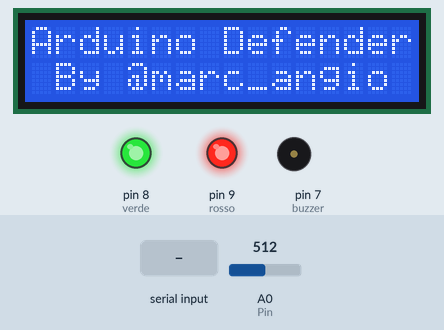
This sketch was run on a simulated Arduino Uno, built with avr-gcc and run on an emulated ATmega328P. On the bench: 16×2 character LCD, output pins drawn as LEDs (lit = HIGH), buzzer (waves = sounding). The inputs (shaded band) are chosen by the test bench; at power-on: A0 (Pin) = 512.

Above: at 1.2 s.
1.3 s: "A" received over Serial
At 2.5 s:
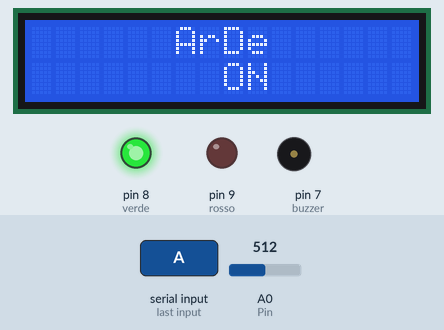
2.8 s: A0 (Pin) set to 105
4.3 s: A0 (Pin) set to 90
At 4.8 s:
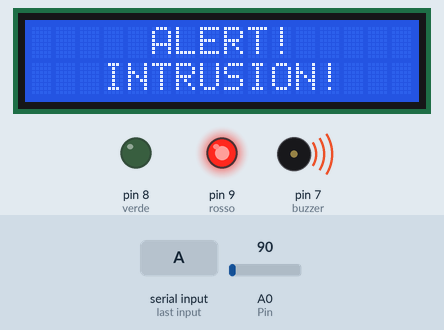
5.8 s: "a" received over Serial
At 7.0 s:
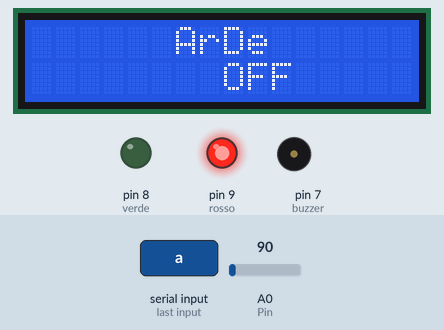
7.3 s: "B" received over Serial
At 8.5 s:
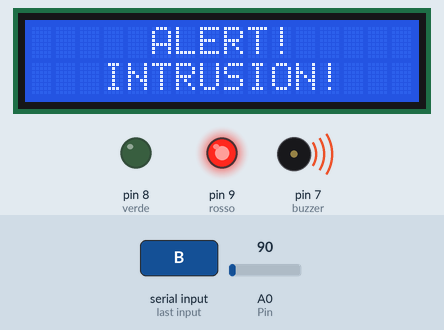
10.3 s: "A" received over Serial
Timing chart, 0 to 13.3 s (numbered marks = the images above; inputs shaded):
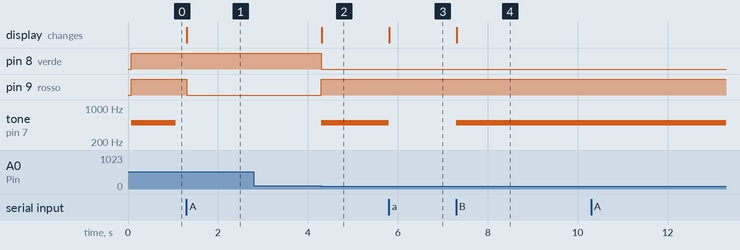

The sketch:

ArDe_v1.0.ino
```cpp
//
//  Coded By Marco Angione
//  @marc_angio on twitter & GitHub
//

#include <LiquidCrystal.h>

LiquidCrystal lcd (12, 11, 5, 4, 3, 2);

const int rosso = 9;
const int verde = 8;
const int buzzer = 7;
const int Pin = 0;
int stato = 0;
int luce;
int message = 0;

void setup() {
  lcd.begin(16,2);
  lcd.setCursor(0,0);
  lcd.print("Arduino Defender");
  lcd.setCursor(1,1);
  lcd.print("By @marc_angio");
  digitalWrite(verde,HIGH);
  digitalWrite(rosso,HIGH);
  tone(buzzer,500,1000);
  pinMode(verde,OUTPUT);
  pinMode(rosso,OUTPUT);
  pinMode(A0,INPUT);
  Serial.begin(9600);

}

void loop() {
  if (Serial.available() > 0){
    message = Serial.read();


    switch (message)
    {
      case 'A':
       lcd.clear();
       stato = 1;
       noTone(buzzer);
       digitalWrite(verde,HIGH);
       digitalWrite(rosso,LOW);
       lcd.setCursor (6,0);
       lcd.print ("ArDe");
       lcd.setCursor (8,1);
       lcd.print("ON");
       break;

      case 'a':
       lcd.clear();
       stato = 0;
       noTone(buzzer);
       digitalWrite(verde,LOW);
       digitalWrite(rosso,HIGH);
       lcd.setCursor (6,0);
       lcd.print ("ArDe");
       lcd.setCursor (8,1);
       lcd.print("OFF");
       break;

      case 'B':
       lcd.clear();
       stato=1;
       digitalWrite(rosso,HIGH);
       digitalWrite(verde,LOW);
       tone(buzzer,500,1000);
       lcd.setCursor (5,0);
       lcd.print ("ALERT!");
       lcd.setCursor (4,1);
       lcd.print("INTRUSION!");
       break;
      }

    }

    if (stato==1)
    {
      luce=analogRead(Pin);

      if(luce<100){
        lcd.clear();
        digitalWrite(rosso,HIGH);
        digitalWrite(verde,LOW);
        tone(buzzer,500,10000);
        lcd.setCursor (5,0);
        lcd.print ("ALERT!");
        lcd.setCursor (3,1);
        lcd.print("INTRUSION! ");
        lcd.setCursor (14,1);

      }
      else  //ritorna in calma se il laser punta il fotoresistore
      {
        //noTone(buzzer);

      }

    }
}
```

Measured:
- the behaviour switches between 100 and 99 on A0 (Pin) (found by bisection; images 1 and 2)
- after the input at 1.3 s, pin 9 (rosso): HIGH → LOW at once; the display: changes at once (image 1)
- after the input at 2.8 s, every drawn part: stays the same
- after the input at 4.3 s, pin 8 (verde): HIGH → LOW at once; pin 9 (rosso): LOW → HIGH at once; tone on pin 7 (buzzer): silent → 500 Hz at once; the display: changes at once (image 2)
- after the input at 5.8 s, tone on pin 7 (buzzer): 500 Hz → silent at once; the display: changes at once (image 3)
- after the input at 7.3 s, tone on pin 7 (buzzer): silent → 500 Hz at once; the display: changes at once (image 4)
